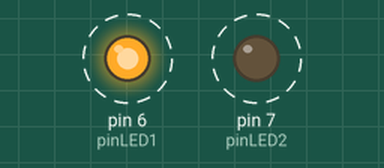
This sketch was run on a simulated Arduino Uno, built with avr-gcc and run on an emulated ATmega328P. Shown: output pins drawn as LEDs (lit = HIGH). Dashed ring = blinking.

Above: at 0.05 s.
Timing chart, 0 to 3.0 s (numbered marks = the images above):
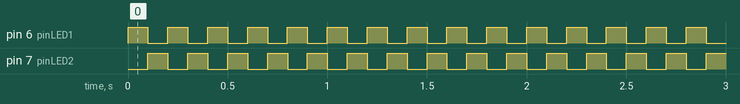

Measured:
- by itself, pin 6 (pinLED1), pin 7 (pinLED2): alternates HIGH for 0.10 s and LOW for 0.10 s

The sketch:

Two_LED_Control_Second_Program.ino
```cpp
//Program : Conntrolling two leds same time
//Pin number declaration
//For LED1
int pinLED1 = 6;
//For LED2
int pinLED2 = 7;


void setup() {
  // put your setup code here, to run once:
  //Pin initialzation of led1
  pinMode(pinLED1, OUTPUT);
  //Pin initialzation of led2
  pinMode(pinLED2, OUTPUT);
}

void loop() {
  // put your main code here, to run repeatedly:
  //HIGH on PIN1
  digitalWrite(pinLED1, HIGH);
  //LOW on PIN2
  digitalWrite(pinLED2, LOW);
  //delay
  delay(100);
  //HIGH on PIN2
  digitalWrite(pinLED2, HIGH);
  //LOW on PIN1
  digitalWrite(pinLED1, LOW);
  //delay
  delay(100);
}
```
